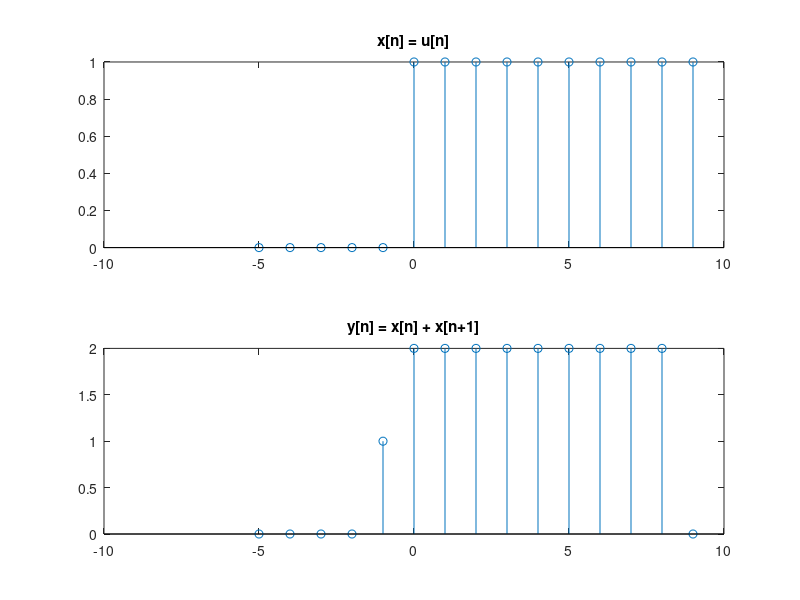

MATLAB code for this plot:
n = -5:9;
x = [zeros(1,5), ones(1,10)]; % x[n] = u[n]

% 计算 y[n]
y = zeros(1, length(n));
for i = 1:length(n)-1
    y(i) = x(i) + x(i+1);
end

figure;
subplot(2,1,1);
stem(n, x);
title('x[n] = u[n]');
subplot(2,1,2);
stem(n, y);
title('y[n] = x[n] + x[n+1]');